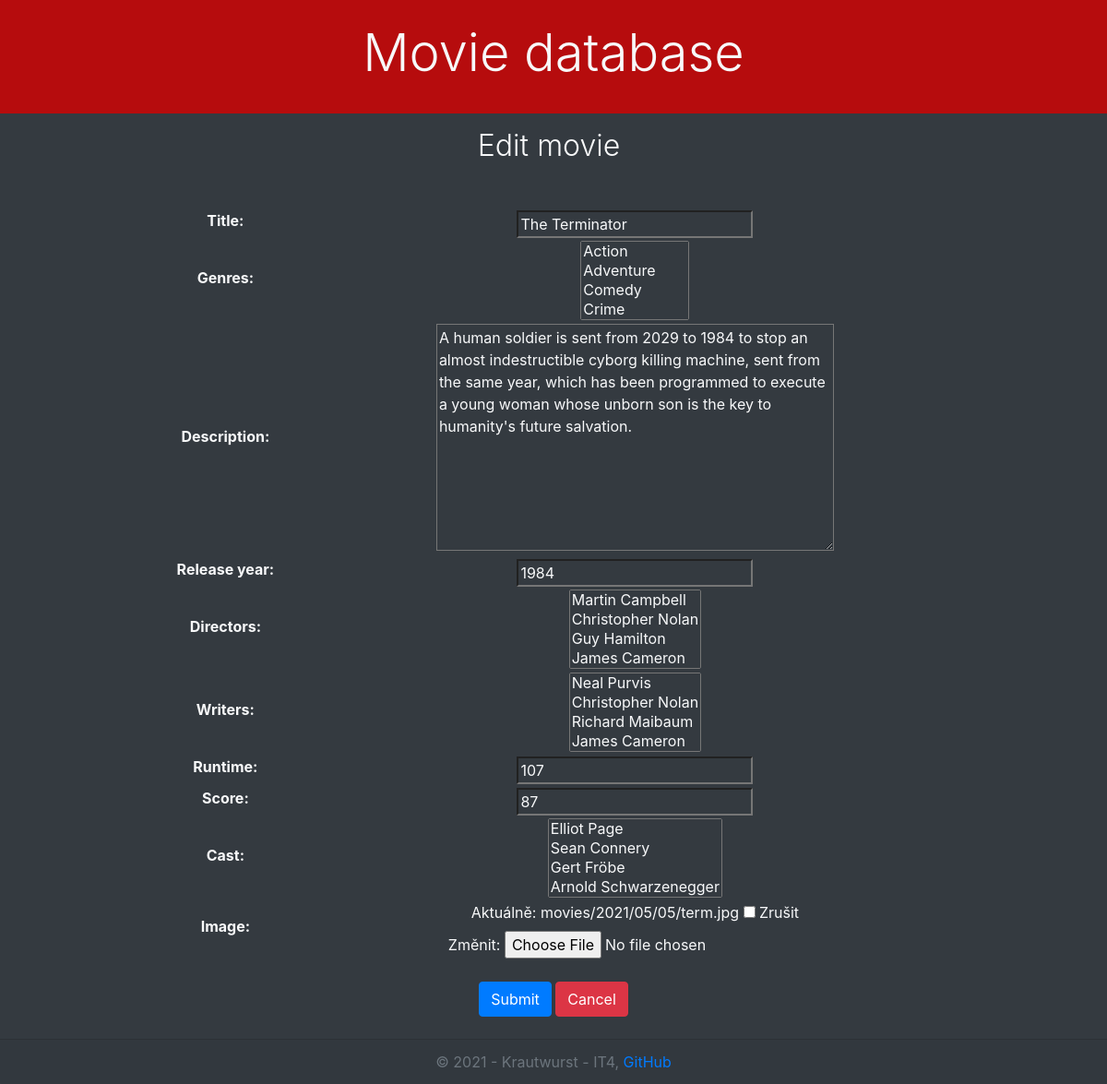
The app's page /movies/movie/5/update/ with its own data.
### movies/models.py (models this page shows, shortened)
class Movie(models.Model):
    title = models.CharField(max_length=200)
    genres = models.ManyToManyField('Genre')
    description = models.TextField(null=True)
    release_year = models.PositiveIntegerField(validators=[MinValueValidator(0.0), MaxValueValidator(10 + int(date.today().year))])
    directors = models.ManyToManyField('Director')
    writers = models.ManyToManyField('Writer')
    runtime = models.IntegerField(validators=[MinValueValidator(0.0), MaxValueValidator(1000.0)])
    score = models.IntegerField(validators=[MinValueValidator(0.0), MaxValueValidator(100.0)])
    cast = models.ManyToManyField('Actor')
    img = models.ImageField(upload_to='movies/%Y/%m/%d', blank=True, null=True, verbose_name='Image')
    class Meta:
        ordering = ["score", "title"]

### movies/views.py (the view)
# urls.py: path('movie/<int:pk>/update/', views.MovieUpdate.as_view(), name='movie-update'),
class MovieUpdate(UpdateView):
    model = Movie
    fields = ['title', 'genres', 'description', 'release_year', 'directors', 'writers', 'runtime', 'score', 'cast', 'img']
    extra_context = {
        'nadpis': 'Edit movie',
    }

### movies/models.py (called while the page is built)
    def __str__(self):
        return f"{self.name}"

    def __str__(self):
        return f"{self.first_name} {self.surname}"

    def __str__(self):
        return f"{self.writer}"

    def __str__(self):
        return f"{self.director}"

    def __str__(self):
        return f"{self.actor}"

### movies/templates/movies/movie_form.html (shortened to what this page needs)
{% extends "base.html" %}
{% block content %}
<form action="" method="post" enctype="multipart/form-data">
    <table>
        {{ form.as_table }}
    </table>
    <div class="text-center m-4">
        <button type="submit" class="btn btn-primary">Submit</button>
        <a class="btn btn-danger" href="{% url 'list' %}" role="button">Cancel</a>
    </div>
</form>
{% endblock %}

### movies/static/css/style.css (style rules this page uses)
:root { --light: #f8f9fa; --dark: #343a40; }
* { color: var(--light); }
body { background-color: var(--dark); min-height: 100vh; display: flex; flex-direction: column; }
table * { background-color: var(--dark) !important; color: var(--light) !important; }
table { text-align: center; width: 80% !important; margin-left: auto!important; margin-right: auto!important; border-bottom: none !important; }

### records on screen
Movie: title "The Terminator", description "A human soldier is sent from 2029 to 1984 to stop an almost indestructible cyborg killing machine, sent from the same year, which has been programmed to execute a young woman whose unborn son is the key to humanity's future salvation.", release_year "1984", runtime "107", score "87"

### other values on screen
{{ nadpis }} "Edit movie"
